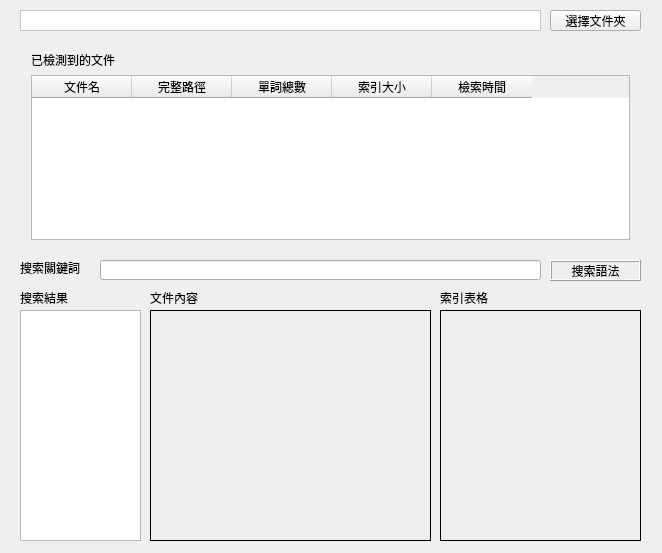
<?xml version="1.0" encoding="UTF-8"?>
<ui version="4.0">
 <class>Widget</class>
 <widget class="QWidget" name="Widget">
  <property name="geometry">
   <rect>
    <x>0</x>
    <y>0</y>
    <width>662</width>
    <height>553</height>
   </rect>
  </property>
  <property name="windowTitle">
   <string>Widget</string>
  </property>
  <widget class="QLabel" name="label">
   <property name="geometry">
    <rect>
     <x>20</x>
     <y>10</y>
     <width>521</width>
     <height>21</height>
    </rect>
   </property>
   <property name="styleSheet">
    <string notr="true">background-color:rgb(255, 255, 255)</string>
   </property>
   <property name="frameShape">
    <enum>QFrame::StyledPanel</enum>
   </property>
   <property name="frameShadow">
    <enum>QFrame::Plain</enum>
   </property>
   <property name="lineWidth">
    <number>1</number>
   </property>
   <property name="midLineWidth">
    <number>0</number>
   </property>
   <property name="text">
    <string/>
   </property>
   <property name="textFormat">
    <enum>Qt::AutoText</enum>
   </property>
  </widget>
  <widget class="QPushButton" name="pushButton">
   <property name="geometry">
    <rect>
     <x>550</x>
     <y>10</y>
     <width>91</width>
     <height>21</height>
    </rect>
   </property>
   <property name="text">
    <string>選擇文件夾</string>
   </property>
  </widget>
  <widget class="QLabel" name="label_3">
   <property name="geometry">
    <rect>
     <x>20</x>
     <y>290</y>
     <width>61</width>
     <height>16</height>
    </rect>
   </property>
   <property name="text">
    <string>搜索結果</string>
   </property>
  </widget>
  <widget class="QLabel" name="label_4">
   <property name="geometry">
    <rect>
     <x>20</x>
     <y>260</y>
     <width>71</width>
     <height>16</height>
    </rect>
   </property>
   <property name="text">
    <string>搜索關鍵詞</string>
   </property>
  </widget>
  <widget class="QLineEdit" name="lineEdit">
   <property name="geometry">
    <rect>
     <x>100</x>
     <y>260</y>
     <width>441</width>
     <height>20</height>
    </rect>
   </property>
   <property name="readOnly">
    <bool>true</bool>
   </property>
  </widget>
  <widget class="QWidget" name="layoutWidget">
   <property name="geometry">
    <rect>
     <x>20</x>
     <y>40</y>
     <width>621</width>
     <height>211</height>
    </rect>
   </property>
   <layout class="QVBoxLayout" name="verticalLayout">
    <item>
     <widget class="QLabel" name="label_2">
      <property name="text">
       <string>已檢測到的文件</string>
      </property>
     </widget>
    </item>
    <item>
     <widget class="QTableWidget" name="tableWidget">
      <property name="editTriggers">
       <set>QAbstractItemView::NoEditTriggers</set>
      </property>
      <property name="alternatingRowColors">
       <bool>true</bool>
      </property>
      <property name="rowCount">
       <number>0</number>
      </property>
      <property name="columnCount">
       <number>5</number>
      </property>
      <attribute name="verticalHeaderDefaultSectionSize">
       <number>20</number>
      </attribute>
      <column>
       <property name="text">
        <string>文件名</string>
       </property>
      </column>
      <column>
       <property name="text">
        <string>完整路徑</string>
       </property>
      </column>
      <column>
       <property name="text">
        <string>單詞總數</string>
       </property>
      </column>
      <column>
       <property name="text">
        <string>索引大小</string>
       </property>
      </column>
      <column>
       <property name="text">
        <string>檢索時間</string>
       </property>
      </column>
     </widget>
    </item>
   </layout>
  </widget>
  <widget class="QListWidget" name="listWidget">
   <property name="geometry">
    <rect>
     <x>20</x>
     <y>310</y>
     <width>121</width>
     <height>231</height>
    </rect>
   </property>
   <property name="minimumSize">
    <size>
     <width>0</width>
     <height>231</height>
    </size>
   </property>
  </widget>
  <widget class="QStackedWidget" name="stackedWidget">
   <property name="geometry">
    <rect>
     <x>150</x>
     <y>310</y>
     <width>281</width>
     <height>231</height>
    </rect>
   </property>
   <property name="frameShape">
    <enum>QFrame::Box</enum>
   </property>
  </widget>
  <widget class="QStackedWidget" name="stackedWidget_2">
   <property name="geometry">
    <rect>
     <x>440</x>
     <y>310</y>
     <width>201</width>
     <height>231</height>
    </rect>
   </property>
   <property name="frameShape">
    <enum>QFrame::Box</enum>
   </property>
  </widget>
  <widget class="QLabel" name="label_5">
   <property name="geometry">
    <rect>
     <x>150</x>
     <y>290</y>
     <width>61</width>
     <height>16</height>
    </rect>
   </property>
   <property name="text">
    <string>文件內容</string>
   </property>
  </widget>
  <widget class="QLabel" name="label_6">
   <property name="geometry">
    <rect>
     <x>440</x>
     <y>290</y>
     <width>61</width>
     <height>16</height>
    </rect>
   </property>
   <property name="text">
    <string>索引表格</string>
   </property>
  </widget>
  <widget class="QLabel" name="label_7">
   <property name="geometry">
    <rect>
     <x>550</x>
     <y>260</y>
     <width>91</width>
     <height>21</height>
    </rect>
   </property>
   <property name="frameShape">
    <enum>QFrame::Box</enum>
   </property>
   <property name="frameShadow">
    <enum>QFrame::Raised</enum>
   </property>
   <property name="text">
    <string>搜索語法</string>
   </property>
   <property name="alignment">
    <set>Qt::AlignCenter</set>
   </property>
  </widget>
 </widget>
 <layoutdefault spacing="6" margin="11"/>
 <resources/>
 <connections/>
</ui>
